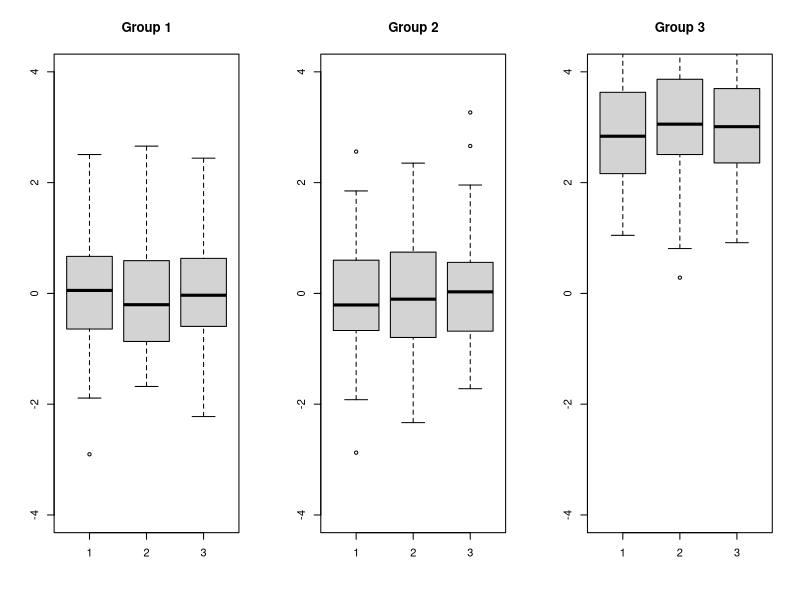
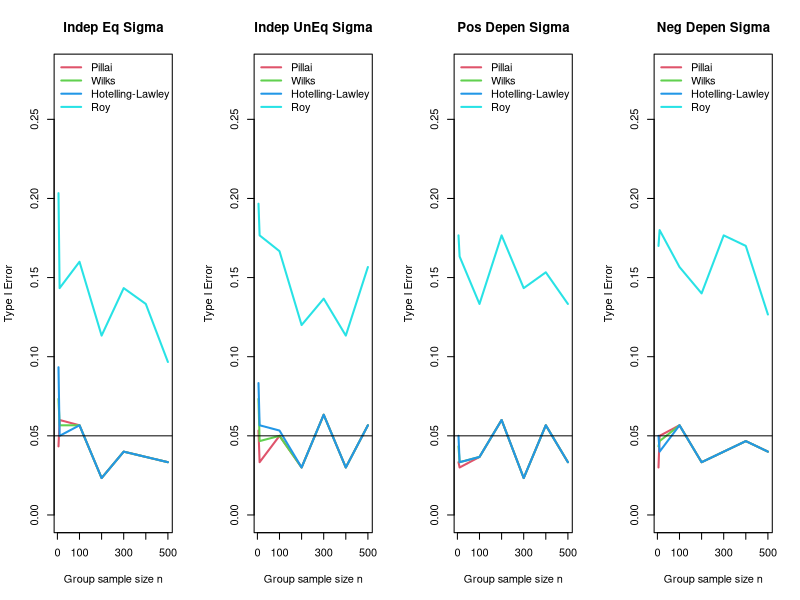
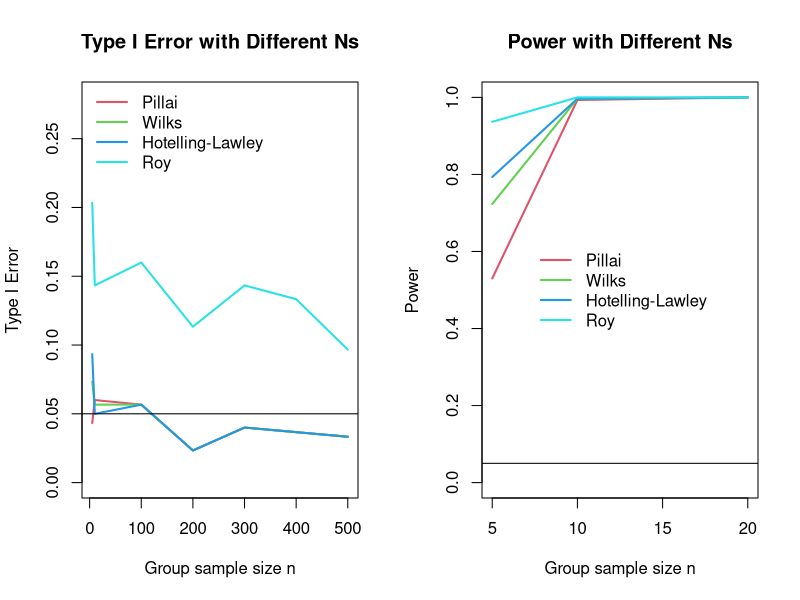
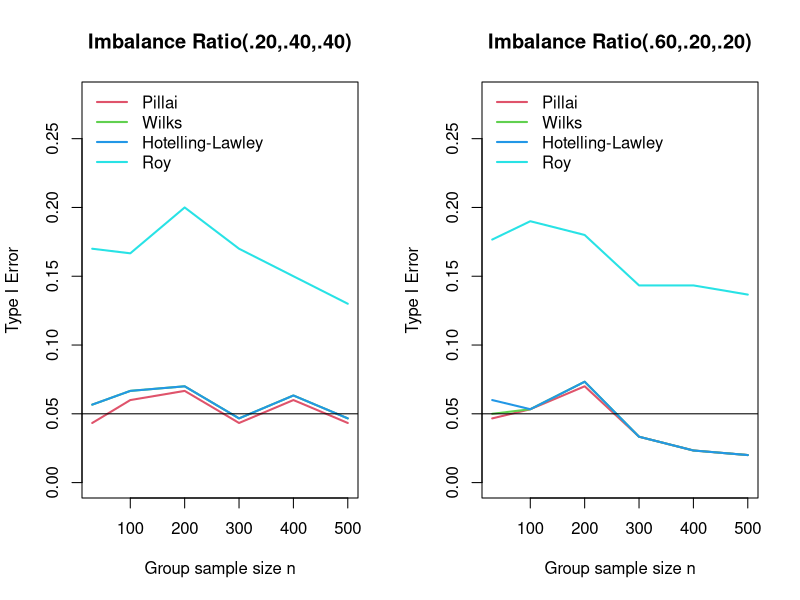
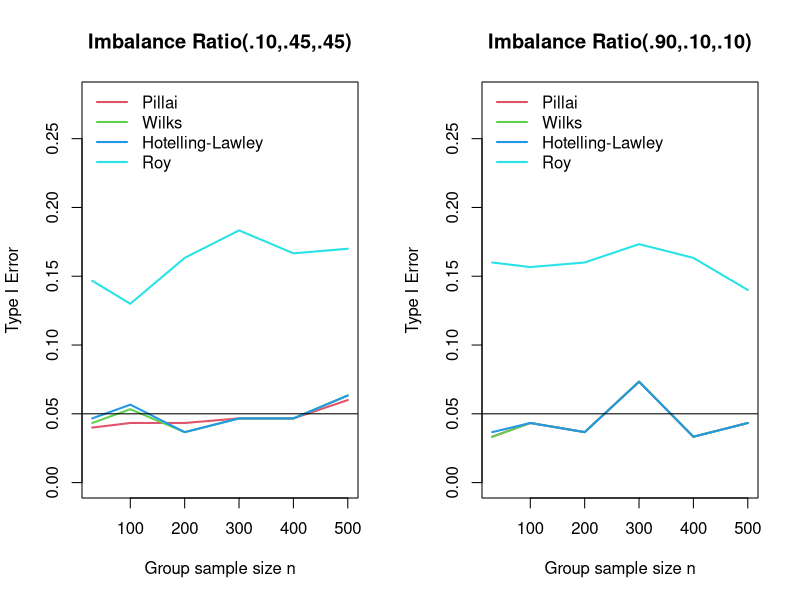
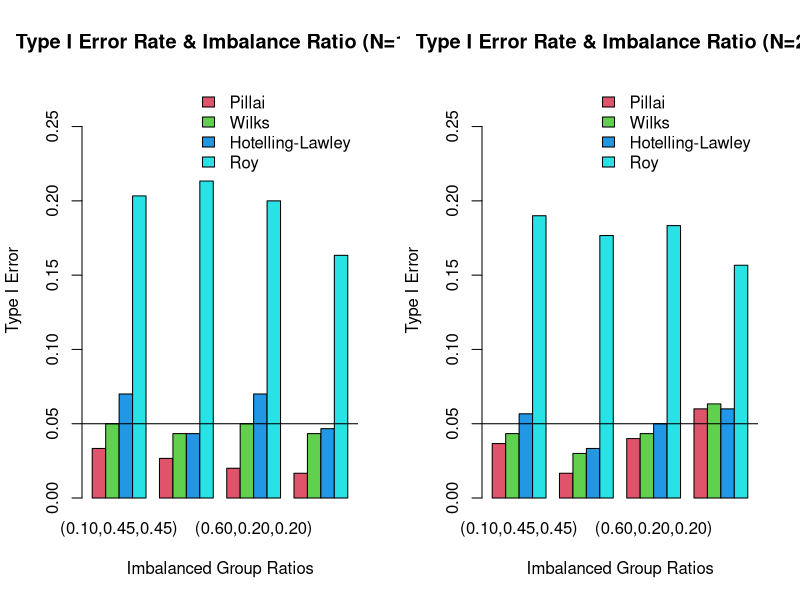
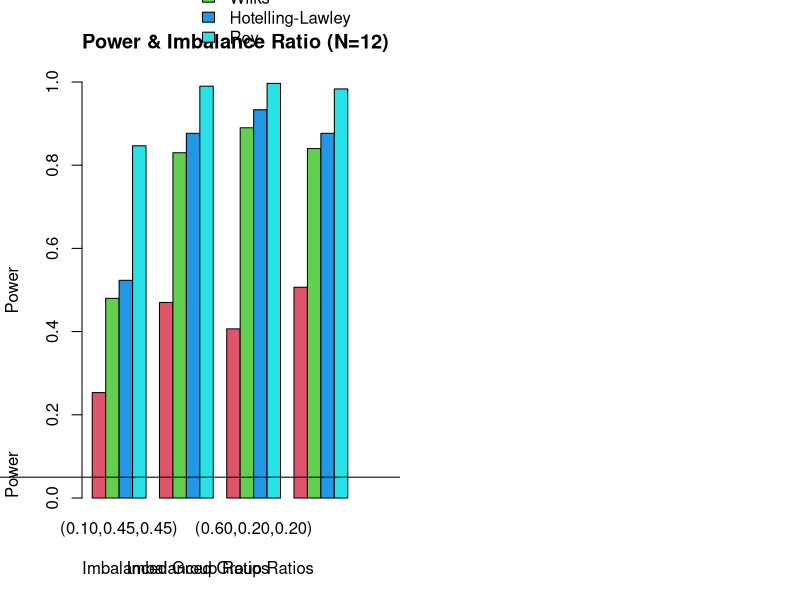

Reproduce these figures in R, in order.
## ---- chunk 1
#library(tidyr) #the pipe (%>%) tool is extremely useful
library(MASS)
set.seed(0)  # for reproducibility
## ---- chunk 2
# Independent and equal Sigma
Sigma_ind_eq = matrix(c(1.5, 0, 0,
                        0, 1.5, 0,
                        0, 0, 1.5),nrow=3)

# Positively dependent Sigma
Sigma_pos_dep = matrix(c(1.0, 0.8, 0.6,
                         0.8, 1.0, 0.4,
                         0.6, 0.4, 1.0), nrow=3)


# Negatively dependent Sigma
Sigma_neg_dep = matrix(c(1.0, -0.2, -0.2,
                         -0.2, 1.0, -0.2,
                         -0.2, -0.2, 1.0), nrow=3)

# Independent and unequal Sigma
Sigma_ind_uneq = matrix(c(2, 0, 0,
                        0, 6, 0,
                        0, 0, 10), nrow=3)
## ---- chunk 3
set.seed(0)
tests <- c("Pillai", "Wilks", "Hotelling-Lawley", "Roy")
gen_data <- function(n, G, mu2, mu1 = c(0,0,0), Sigma=diag(1, 3)){
  Y <- c()
  for (g in 1:ceiling(G/2)){
    Y <- rbind(Y, mvrnorm(n, mu1, Sigma))
  }
  for (g in 1:floor(G/2)){
    Y <- rbind(Y, mvrnorm(n, mu2, Sigma))
  }
Y 
}

test <- function(n, G, Y){
  groups <- rep(c(paste("Group", 1:G)), each=n)
  obj <- manova(Y ~ groups)
  tests <- c("Pillai", "Wilks", "Hotelling-Lawley", "Roy")
  reject <- rep(0, 4)
  for (t in 1:length(tests)){
      # position [1,6] where p-value is
      reject[t] <- summary(obj, test = tests[t])$stats[1,6]<0.05
    }
  reject # if reject, then 1 else 0
}

simulate <- function(B, n, G, mu2, Sigma = diag(1, 3)){
  results <- rep(0, 4)
  for (b in 1:B){
      Y <- gen_data(n, G, mu2, Sigma=Sigma)
      results <- results + test(n, G, Y)
  }
  results/B 
}

gen_imbalanced_data <- function(n1, n2, n3, G, mu1, mu2, mu3, Sigma=diag(1.5, 3)){
  Y <- c()
  Y <- rbind(Y, mvrnorm(n1, mu1, Sigma))
  Y <- rbind(Y, mvrnorm(n2, mu2, Sigma))
  Y <- rbind(Y, mvrnorm(n3, mu3, Sigma))
  Y 
}

test_imbalanced <- function(n1, n2, n3, G, Y){
  groups <- rep(c(paste("Group", 1)), each=n1)
  groups <- c(groups, rep(c(paste("Group", 2)), each = n2))
  groups <- c(groups, rep(c(paste("Group", 3)), each = n3))
  obj <- manova(Y ~ groups)
  tests <- c("Pillai", "Wilks", "Hotelling-Lawley", "Roy")
  reject <- rep(0, 4)
  for (t in 1:length(tests)){
      # position [1,6] where p-value is
      reject[t] <- summary(obj, test = tests[t])$stats[1,6]<0.05
    }
  reject # if reject, then 1 else 0
}

simulate_imbalanced <- function(B, n, w1, w2, w3, G, mu1, mu2, mu3, Sigma=diag(1.5, 3)){
  # calculate the proportions for each group
  p1 <- w1 / (w1 + w2 + w3)
  p2 <- w2 / (w1 + w2 + w3)
  p3 <- w3 / (w1 + w2 + w3)
  
  # adjust proportions to ensure they sum to 1
  proportions <- c(p1, p2, p3)
  proportions <- proportions / sum(proportions)
  # multiply adjusted proportions by the total population size
  n1 <- round(proportions[1] * n)
  n2 <- round(proportions[2] * n)
  n3 <- round(proportions[3] * n)
  results <- rep(0, 4)
  for (b in 1:B){
      Y <- gen_imbalanced_data(n1,n2,n3,G,mu1,mu2,mu3,Sigma)
      results <- results + test_imbalanced(n1,n2,n3,G,Y)
  }
  results/B 
}
## ---- chunk 4
G <- 3; mu2 <- c(3,3,3); p <- length(mu2)
n<-100
# Visualize distribution of groups
Y <- gen_data(n, G, mu2)
groups <- rep(1:G, each=n)
par(mfrow=c(ceiling(G/3), 2 + (G>=3)))
for (g in 1:G){
  boxplot(Y[which(groups==g), ], ylim=c(-4, 4), main = paste("Group", g))
}
## ---- chunk 5
set.seed(0)
# Type I Error Simulation
N <- c(5, 10, 100, 200, 300, 400, 500)
Sigma_ind_eq_alpha_type_I <- matrix(0, length(N), 4)
Sigma_pos_dep_alpha_type_I <- matrix(0, length(N), 4)
Sigma_ind_uneq_alpha_type_I <- matrix(0, length(N), 4)
Sigma_neg_dep_alpha_type_I <- matrix(0, length(N), 4)
# Sigma_ind_eq
for (k in N){
  # mu1 & mu2 = (0,0,0) because want to check if wrongly reject Null Hypothesis
  Sigma_ind_eq_alpha_type_I[which(k==N), ] <- simulate(B = 300, n = k, G = 3, mu2=c(0,0,0), Sigma = Sigma_ind_eq)
}
# Sigma_pos_dep
for (k in N){
  # mu1 & mu2 = (0,0,0) because want to check if wrongly reject Null Hypothesis
  Sigma_pos_dep_alpha_type_I[which(k==N), ] <- simulate(B = 300, n = k, G = 3, mu2=c(0,0,0), Sigma = Sigma_pos_dep)
}
# Sigma_ind_uneq
for (k in N){
  # mu1 & mu2 = (0,0,0) because want to check if wrongly reject Null Hypothesis
  Sigma_ind_uneq_alpha_type_I[which(k==N), ] <- simulate(B = 300, n = k, G = 3, mu2=c(0,0,0), Sigma = Sigma_ind_uneq)
}
# Sigma_neg_dep
for (k in N){
  # mu1 & mu2 = (0,0,0) because want to check if wrongly reject Null Hypothesis
  Sigma_neg_dep_alpha_type_I[which(k==N), ] <- simulate(B = 300, n = k, G = 3, mu2=c(0,0,0), Sigma = Sigma_neg_dep)
}
#par(mfrow=c(2, 2))
layout(matrix(c(1,2,3,4), nrow = 1, ncol = 4, byrow = TRUE))
#par(mfrow=c(1, 2))
plot(N,rep(0, length(N)),type="n", ylim=c(0, .28),
     xlab="Group sample size n", ylab="Type I Error")
title(main="Indep Eq Sigma")
for (i in 1:4){
lines(N, Sigma_ind_eq_alpha_type_I[, i], col=i+1, type = 'l', lwd=2)
}
abline(h=0.05)
legend("top", legend = tests, col = c(2:5),
       lwd = rep(2, 4), bty = "n")
plot(N,rep(0, length(N)),type="n", ylim=c(0, .28),
     xlab="Group sample size n", ylab="Type I Error")
title(main="Indep UnEq Sigma")
for (i in 1:4){
lines(N, Sigma_ind_uneq_alpha_type_I[, i], col=i+1, type = 'l', lwd=2)
}
abline(h=0.05)
legend("top", legend = tests, col = c(2:5),
       lwd = rep(2, 4), bty = "n")


#par(mfrow=c(1, 2))
plot(N,rep(0, length(N)),type="n", ylim=c(0, .28),
     xlab="Group sample size n", ylab="Type I Error")
title(main="Pos Depen Sigma")
for (i in 1:4){
lines(N, Sigma_pos_dep_alpha_type_I[, i], col=i+1, type = 'l', lwd=2)
}
abline(h=0.05)
legend("top", legend = tests, col = c(2:5),
       lwd = rep(2, 4), bty = "n")

plot(N,rep(0, length(N)),type="n", ylim=c(0, .28),
     xlab="Group sample size n", ylab="Type I Error")
title(main="Neg Depen Sigma")
for (i in 1:4){
lines(N, Sigma_neg_dep_alpha_type_I[, i], col=i+1, type = 'l', lwd=2)
}
abline(h=0.05)
legend("top", legend = tests, col = c(2:5),
       lwd = rep(2, 4), bty = "n")
## ---- chunk 6
set.seed(0)
# Type I Error Simulation
N1 <- c(5, 10, 100, 200, 300, 400, 500)
alpha_type_I <- matrix(0, length(N), 4)
for (k in N){
  # mu1 & mu2 = (0,0,0) because want to check if wrongly reject Null Hypothesis
  alpha_type_I[which(k==N1), ] <- simulate(B = 300, n = k, G = 3, mu2=c(0,0,0), Sigma = Sigma_ind_eq)
}

# Power Simulation
N2 <- c(5, 10, 20)
power_results <- matrix(0, length(N2), 4)
for (k in N2){
  # mu1 & mu2 = (0,0,0) because want to check if correctly reject Null Hypothesis
  power_results[which(k==N2), ] <- simulate(B = 300, n = k, G = 3, mu2=c(3,0,0), Sigma = Sigma_ind_eq)
}

par(mfrow=c(1, 2))

plot(N1,rep(0, length(N1)),type="n", ylim=c(0, .28),
     xlab="Group sample size n", ylab="Type I Error")
title(main="Type I Error with Different Ns")
for (i in 1:4){
lines(N1, alpha_type_I[, i], col=i+1, type = 'l', lwd=2)
}
abline(h=0.05)
legend("topleft", legend = tests, col = c(2:5),
       lwd = rep(2, 4), bty = "n")


plot(N2,rep(0, length(N2)),type="n", ylim=c(0, 1),
     xlab="Group sample size n", ylab="Power")
title(main="Power with Different Ns")
for (i in 1:4){
lines(N2, power_results[, i], col=i+1, type = 'l', lwd=2)
}
abline(h=0.05)
legend("center", legend = tests, col = c(2:5),
       lwd = rep(2, 4), bty = "n")
## ---- chunk 7
# ## Testing different Sample Size (Imbalanced)
set.seed(0)
# Type I Error Simulation
N1 <- c(30, 100, 200, 300, 400, 500)
alpha_imbalanced <- matrix(0, length(N1), 4)
for (k in N1){
  alpha_imbalanced[which(k==N1), ] <- simulate_imbalanced(B=300,n=k,
                                                          w1=0.20,w2=0.40,w3=0.40,
                                                          G=3,mu1=c(0,0,0),mu2=c(0,0,0),
                                                              mu3=c(0,0,0),Sigma=Sigma_ind_eq)
}

alpha_imbalanced_2 <- matrix(0, length(N1), 4)
for (k in N1){
  alpha_imbalanced_2[which(k==N1), ] <- simulate_imbalanced(B=300,n=k,
                                                          w1=0.60,w2=0.20,w3=0.20,
                                                          G=3,mu1=c(0,0,0),mu2=c(0,0,0),
                                                              mu3=c(0,0,0),Sigma=Sigma_ind_eq)
}

par(mfrow=c(1, 2))
plot(N1,rep(0, length(N1)),type="n", ylim=c(0, .28),
     xlab="Group sample size n", ylab="Type I Error")
title(main="Imbalance Ratio(.20,.40,.40)")
for (i in 1:4){
lines(N1, alpha_imbalanced[, i], col=i+1, type = 'l', lwd=2)
}
abline(h=0.05)
legend("topleft", legend = tests, col = c(2:5),
       lwd = rep(2, 4), bty = "n")

plot(N1,rep(0, length(N1)),type="n", ylim=c(0, .28),
     xlab="Group sample size n", ylab="Type I Error")
title(main="Imbalance Ratio(.60,.20,.20)")
for (i in 1:4){
lines(N1, alpha_imbalanced_2[, i], col=i+1, type = 'l', lwd=2)
}
abline(h=0.05)
legend("topleft", legend = tests, col = c(2:5),
       lwd = rep(2, 4), bty = "n")


N1 <- c(30, 100, 200, 300, 400, 500)
alpha_imbalanced_3 <- matrix(0, length(N1), 4)
for (k in N1){
  alpha_imbalanced_3[which(k==N1), ] <- simulate_imbalanced(B=300,n=k,
                                                          w1=0.10,w2=0.45,w3=0.45,
                                                          G=3,mu1=c(0,0,0),mu2=c(0,0,0),
                                                              mu3=c(0,0,0),Sigma=Sigma_ind_eq)
}

alpha_imbalanced_4 <- matrix(0, length(N1), 4)
for (k in N1){
  alpha_imbalanced_4[which(k==N1), ] <- simulate_imbalanced(B=300,n=k,
                                                          w1=0.90,w2=0.05,w3=0.05,
                                                          G=3,mu1=c(0,0,0),mu2=c(0,0,0),
                                                              mu3=c(0,0,0),Sigma=Sigma_ind_eq)
}

par(mfrow=c(1, 2))
plot(N1,rep(0, length(N1)),type="n", ylim=c(0, .28),
     xlab="Group sample size n", ylab="Type I Error")
title(main="Imbalance Ratio(.10,.45,.45)")
for (i in 1:4){
lines(N1, alpha_imbalanced_3[, i], col=i+1, type = 'l', lwd=2)
}
abline(h=0.05)
legend("topleft", legend = tests, col = c(2:5),
       lwd = rep(2, 4), bty = "n")

plot(N1,rep(0, length(N1)),type="n", ylim=c(0, .28),
     xlab="Group sample size n", ylab="Type I Error")
title(main="Imbalance Ratio(.90,.10,.10)")
for (i in 1:4){
lines(N1, alpha_imbalanced_4[, i], col=i+1, type = 'l', lwd=2)
}
abline(h=0.05)
legend("topleft", legend = tests, col = c(2:5),
       lwd = rep(2, 4), bty = "n")

## ---- chunk 8
# Testing different Sample Size (Imbalanced group - x axis is degree)
set.seed(0)
# Type I Error Simulation n=15
degrees <- c(1,2,3,4)
n<-12
n15_alpha_imbalanced_degree <- matrix(0, 4, 4)
n15_alpha_imbalanced_degree[1, ] <- simulate_imbalanced(B=300,n=n,
                                                          w1=0.10,w2=0.45,w3=0.45,
                                                          G=3,mu1=c(0,0,0),mu2=c(0,0,0),
                                                              mu3=c(0,0,0),Sigma=Sigma_ind_eq)
n15_alpha_imbalanced_degree[2, ] <- simulate_imbalanced(B=300,n=n,
                                                          w1=0.20,w2=0.40,w3=0.40,
                                                          G=3,mu1=c(0,0,0),mu2=c(0,0,0),
                                                              mu3=c(0,0,0),Sigma=Sigma_ind_eq)
n15_alpha_imbalanced_degree[3, ] <- simulate_imbalanced(B=300,n=n,
                                                          w1=0.60,w2=0.20,w3=0.20,
                                                          G=3,mu1=c(0,0,0),mu2=c(0,0,0),
                                                              mu3=c(0,0,0),Sigma=Sigma_ind_eq)
n15_alpha_imbalanced_degree[4, ] <- simulate_imbalanced(B=300,n=n,
                                                          w1=0.90,w2=0.05,w3=0.05,
                                                          G=3,mu1=c(0,0,0),mu2=c(0,0,0),
                                                              mu3=c(0,0,0),Sigma=Sigma_ind_eq)

# Type I Error Simulation n=30
degrees <- c(1,2,3,4)
n<-24
n30_alpha_imbalanced_degree <- matrix(0, 4, 4)
n30_alpha_imbalanced_degree[1, ] <- simulate_imbalanced(B=300,n=n,
                                                          w1=0.10,w2=0.45,w3=0.45,
                                                          G=3,mu1=c(0,0,0),mu2=c(0,0,0),
                                                              mu3=c(0,0,0),Sigma=Sigma_ind_eq)
n30_alpha_imbalanced_degree[2, ] <- simulate_imbalanced(B=300,n=n,
                                                          w1=0.20,w2=0.40,w3=0.40,
                                                          G=3,mu1=c(0,0,0),mu2=c(0,0,0),
                                                              mu3=c(0,0,0),Sigma=Sigma_ind_eq)
n30_alpha_imbalanced_degree[3, ] <- simulate_imbalanced(B=300,n=n,
                                                          w1=0.60,w2=0.20,w3=0.20,
                                                          G=3,mu1=c(0,0,0),mu2=c(0,0,0),
                                                              mu3=c(0,0,0),Sigma=Sigma_ind_eq)
n30_alpha_imbalanced_degree[4, ] <- simulate_imbalanced(B=300,n=n,
                                                          w1=0.90,w2=0.05,w3=0.05,
                                                          G=3,mu1=c(0,0,0),mu2=c(0,0,0),
                                                              mu3=c(0,0,0),Sigma=Sigma_ind_eq)

# Set up the plot area n=15
barplot(matrix(n15_alpha_imbalanced_degree, nrow = length(degrees), byrow = TRUE),
        beside = TRUE,
        ylim = c(0, 0.28),
        xlab = "Imbalanced Group Ratios",
        ylab = "Type I Error",
        main = "Type I Error Rate & Imbalance Ratio (N=12)",
        col = c(2:5),
        names.arg = c("(0.10,0.45,0.45)", "(0.20,0.40,0.40)", "(0.60,0.20,0.20)", "(0.90,0.20,0.20)"))  # Add names to the bars)

# Add the legend
legend("topright",
       legend = tests,
      fill = c(2:5),
       bty = "n")

# Add horizontal line at y = 0.05
abline(h = 0.05)

# Set up the plot area n=30
barplot(matrix(n30_alpha_imbalanced_degree, nrow = length(degrees), byrow = TRUE),
        beside = TRUE,
        ylim = c(0, 0.28),
        xlab = "Imbalanced Group Ratios",
        ylab = "Type I Error",
        main = "Type I Error Rate & Imbalance Ratio (N=24)",
        col = c(2:5),
        names.arg = c("(0.10,0.45,0.45)", "(0.20,0.40,0.40)", "(0.60,0.20,0.20)", "(0.90,0.20,0.20)"))  # Add names to the bars)

# Add the legend
legend("topright",
       legend = tests,
      fill = c(2:5),
       bty = "n")

# Add horizontal line at y = 0.05
abline(h = 0.05)
## ---- chunk 9
# Power Simulation
# Testing different Sample Size (Imbalanced group - x axis is degree)
set.seed(0)
# Type I Error Simulation n=15
degrees <- c(1,2,3,4)
n<-12
n15_alpha_imbalanced_degree <- matrix(0, 4, 4)
n15_alpha_imbalanced_degree[1, ] <- simulate_imbalanced(B=300,n=n,
                                                          w1=0.10,w2=0.45,w3=0.45,
                                                          G=3,mu1=c(3,3,3),mu2=c(0,0,0),
                                                              mu3=c(0,0,0),Sigma=Sigma_ind_eq)
n15_alpha_imbalanced_degree[2, ] <- simulate_imbalanced(B=300,n=n,
                                                          w1=0.20,w2=0.40,w3=0.40,
                                                          G=3,mu1=c(3,3,3),mu2=c(0,0,0),
                                                              mu3=c(0,0,0),Sigma=Sigma_ind_eq)
n15_alpha_imbalanced_degree[3, ] <- simulate_imbalanced(B=300,n=n,
                                                          w1=0.60,w2=0.20,w3=0.20,
                                                          G=3,mu1=c(3,3,3),mu2=c(0,0,0),
                                                              mu3=c(0,0,0),Sigma=Sigma_ind_eq)
n15_alpha_imbalanced_degree[4, ] <- simulate_imbalanced(B=300,n=n,
                                                          w1=0.90,w2=0.05,w3=0.05,
                                                          G=3,mu1=c(3,3,3),mu2=c(0,0,0),
                                                              mu3=c(0,0,0),Sigma=Sigma_ind_eq)

# Type I Error Simulation n=30
# degrees <- c(1,2,3,4)
# n<-30
# n30_alpha_imbalanced_degree <- matrix(0, 4, 4)
# n30_alpha_imbalanced_degree[1, ] <- simulate_imbalanced(B=300,n=n,
#                                                           w1=0.10,w2=0.45,w3=0.45,
#                                                           G=3,mu1=c(3,3,3),mu2=c(0,0,0),
#                                                               mu3=c(0,0,0),Sigma=Sigma_ind_eq)
# n30_alpha_imbalanced_degree[2, ] <- simulate_imbalanced(B=300,n=n,
#                                                           w1=0.20,w2=0.40,w3=0.40,
#                                                           G=3,mu1=c(3,3,3),mu2=c(0,0,0),
#                                                               mu3=c(0,0,0),Sigma=Sigma_ind_eq)
# n30_alpha_imbalanced_degree[3, ] <- simulate_imbalanced(B=300,n=n,
#                                                           w1=0.60,w2=0.20,w3=0.20,
#                                                           G=3,mu1=c(3,3,3),mu2=c(0,0,0),
#                                                               mu3=c(0,0,0),Sigma=Sigma_ind_eq)
# n30_alpha_imbalanced_degree[4, ] <- simulate_imbalanced(B=300,n=n,
#                                                           w1=0.90,w2=0.05,w3=0.05,
#                                                           G=3,mu1=c(3,3,3),mu2=c(0,0,0),
#                                                               mu3=c(0,0,0),Sigma=Sigma_ind_eq)
# Set par() with xpd=TRUE to allow plotting outside the plot region
par(xpd = TRUE)
# Set up the plot area n=15
barplot(matrix(n15_alpha_imbalanced_degree, nrow = length(degrees), byrow = TRUE),
        beside = TRUE,
        ylim = c(0, 1),
        xlab = "Imbalanced Group Ratios",
        ylab = "Power",
        #main = "Imbalance Ratio (N=15, Indep Eq Sigma)",
        col = c(2:5),
        names.arg = c("(0.10,0.45,0.45)", "(0.20,0.40,0.40)", "(0.60,0.20,0.20)", "(0.90,0.20,0.20)"))  # Add names to the bars)

# Add the title aligned to the left
title(main = "Power & Imbalance Ratio (N=12)",
      xlab = "Imbalanced Group Ratios",  # Remove the x-axis label
      ylab = "Power",  # Remove the y-axis label
      #line = -1,  # Move the title up
      adj = 0)  # Set the alignment to the left

# Add the legend
legend("topright",
       inset = c(0,-0.30),  # Adjust the inset values to position the legend outside the bars
       legend = tests,
      fill = c(2:5),
       bty = "n")

# Add horizontal line at y = 0.05
abline(h = 0.05)
par(xpd = FALSE)

# # Set up the plot area n=30
# barplot(matrix(n30_alpha_imbalanced_degree, nrow = length(degrees), byrow = TRUE),
#         beside = TRUE,
#         ylim = c(0, 1),
#         xlab = "Imbalanced Group Ratios",
#         ylab = "Power",
#         main = "Imbalance Ratio (N=30, Indep Eq Sigma)",
#         col = c(2:5),
#         names.arg = c("(0.10,0.45,0.45)", "(0.20,0.40,0.40)", "(0.60,0.20,0.20)", "(0.90,0.20,0.20)"))  # Add names to the bars)
# 
# # Add the legend
# legend("topright",
#        y = 1.1,  # Adjust the value to move the legend higher
#        legend = tests,
#       fill = c(2:5),
#        bty = "n")
# 
# # Add horizontal line at y = 0.05
# abline(h = 0.05)

# N <- c(5, 10, 20)
# power_results <- matrix(0, length(N), 4)
# for (k in N){
#   # mu1 & mu2 = (0,0,0) because want to check if correctly reject Null Hypothesis
#   power_results[which(k==N), ] <- simulate(B = 300, n = k, G = 3, mu2=c(3,0,0), Sigma = Sigma_ind_eq)
# }
# plot(N,rep(0, length(N)),type="n", ylim=c(0, 1),
#      xlab="Group sample size n", ylab="Power")
# title(main="Independent and Equal Variance Sigma")
# for (i in 1:4){
# lines(N, power_results[, i], col=i+1, type = 'l', lwd=2)
# }
# abline(h=0.05)
# legend("bottomright", legend = tests, col = c(2:5),
#        lwd = rep(2, 4), bty = "n")
## ---- chunk 10
# Power simulations
# C <- seq(0, 2.5, .1)
# results <- matrix(0, length(C), 4)
# for (i in 1:length(C)){
#   results[i, ] <- simulate(100, 10, 3, C[i]+c(0,0))
# }
# plot(0,0,type="n", xlim=c(min(C), max(C)), ylim=c(0, 1),
#      xlab="Values for n", ylab="Power")
# for (i in 1:4){
# lines(C, results[, i], type = "l", col = i+1, lwd=2)
# }
# abline(h=0.05, col = 8, lty=2)
# legend("bottomright", legend = tests, col = c(2:5),
#        lwd = rep(2, 4))
